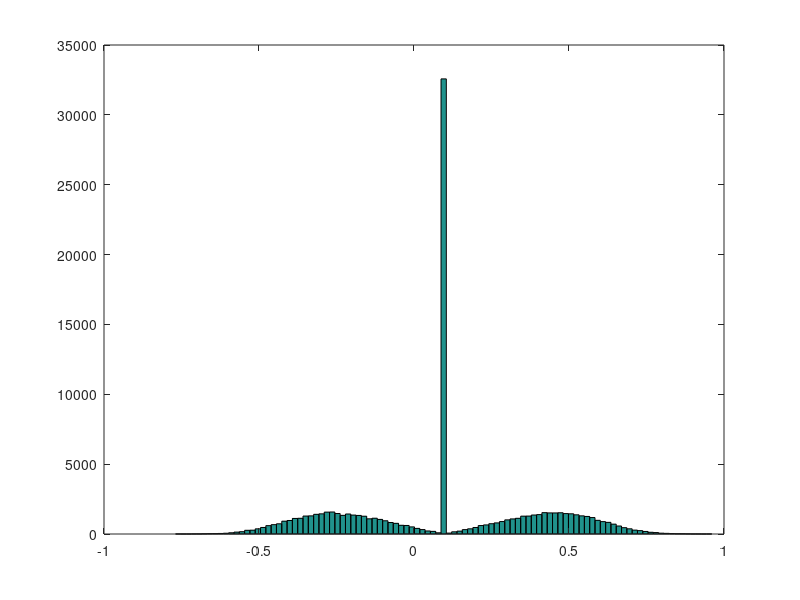

Recreate this plot in MATLAB.
% Gaussian variate
n = 100;
x = normrnd(0,1,n,1); 

% Pivotal quantity: 
% t(x,m) = sum_i (xi-m)^2 ~ chi2(n)
% Fiducial sample 
N = 1e5; 
t = chi2rnd(n,N,1);

% Solve for m
% We have: (m-mx)^2 + vx = t/n => m = mx +/- sqrt(t/n-vx)
mx = mean(x); 
vx = mean((x-mx).^2); 
t = t/n - vx; 
%%%t = t(find(t>=0)); %% Discard negative values
t = max(t, 0); 
Np = length(t); 
M = mx + sign(rand(Np,1)-.5).*sqrt( t ); 

%% Fiducial estimates
mu = mean(M), 
vmu = mean((M-mu).^2), 

mx, 
1/n, 

toto = vmu + vx, %% SHould equate 1 

% Display 
clf,
hist(M, 101); 
